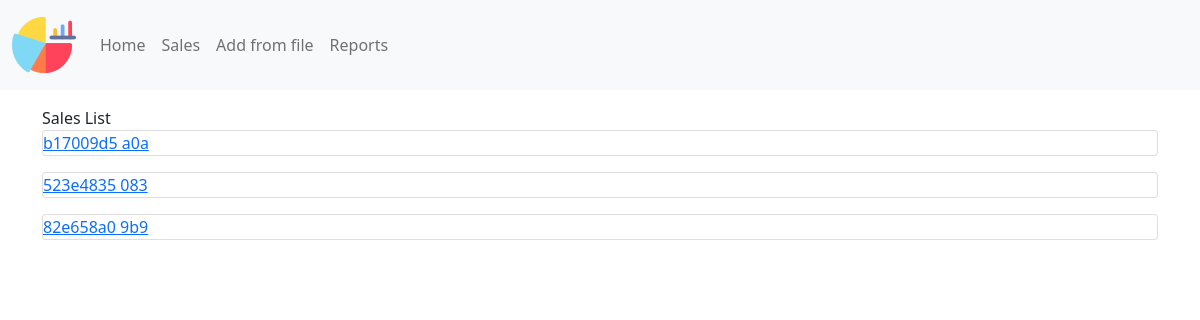
Page /sales/ on the committed database.
### sales/models.py (models this page shows, shortened)
class Sale(models.Model):
    transaction_id = models.CharField(max_length=100,blank=True)
    positions = models.ManyToManyField(Position)
    total = models.FloatField(blank=True,null=True)
    customer = models.ForeignKey(Customer, on_delete=models.CASCADE)
    salesman = models.ForeignKey(Profiles, on_delete=models.CASCADE)
    created = models.DateTimeField(blank=True)
    updated = models.DateTimeField(auto_now=True)
    def get_absolute_url(self):
        return reverse("sales:detail", kwargs={"pk": self.pk})

### sales/views.py (the view)
# urls.py: path('sales/',SalesListView.as_view(),name='list'),
class SalesListView(ListView):
    model = Sale
    template_name = 'sales/main.html'
    context_object_name ='SalesList'

### sales/templates/sales/main.html (shortened to what this page needs)
{% extends "layout.html" %}
{% block content %}
Sales List
<br>
{% for sales in SalesList %}
<div class="card mb-3">
    <a href="{{sales.get_absolute_url}}">{{sales.transaction_id}}</a>
</div>
{% endfor %}
{% endblock content %}

### rows in the picture
Sale: transaction_id "b17009d5 a0a"
Sale: transaction_id "523e4835 083"
Sale: transaction_id "82e658a0 9b9"
